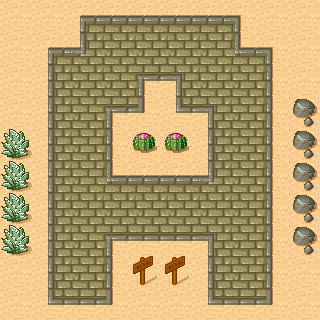

Below is a game level as drawn by its tile map, then a one-line description and the .tmx file that defines it, in full:
An orthogonal 10x10 tile map with 32x32 px tiles, 1 tile layer (Capa de Patrones 1).

<map version="1.0" orientation="orthogonal" renderorder="right-down" width="10" height="10" tilewidth="32" tileheight="32" nextobjectid="1">
 <tileset firstgid="1" name="Desert" tilewidth="32" tileheight="32" spacing="1" margin="1" tilecount="48" columns="8">
  <image source="tmw_desert_spacing.png" width="265" height="199" />
  <terraintypes>
   <terrain name="Bricks" tile="9" />
   <terrain name="Rocks" tile="33" />
   <terrain name="Dirt" tile="14" />
   <terrain name="Desert" tile="29" />
  </terraintypes>
  <tile id="0" terrain="3,3,3,0" />
  <tile id="1" terrain="3,3,0,0" />
  <tile id="2" terrain="3,3,0,3" />
  <tile id="3" terrain="2,2,2,3" />
  <tile id="4" terrain="2,2,3,2" />
  <tile id="5" terrain="3,3,3,2" />
  <tile id="6" terrain="3,3,2,2" />
  <tile id="7" terrain="3,3,2,3" />
  <tile id="8" terrain="3,0,3,0" />
  <tile id="9" terrain="0,0,0,0" />
  <tile id="10" terrain="0,3,0,3" />
  <tile id="11" terrain="2,3,2,2" />
  <tile id="12" terrain="3,2,2,2" />
  <tile id="13" terrain="3,2,3,2" />
  <tile id="14" terrain="2,2,2,2" />
  <tile id="15" terrain="2,3,2,3" />
  <tile id="16" terrain="3,0,3,3" />
  <tile id="17" terrain="0,0,3,3" />
  <tile id="18" terrain="0,3,3,3" />
  <tile id="19" terrain="0,0,0,3" />
  <tile id="20" terrain="0,0,3,0" />
  <tile id="21" terrain="3,2,3,3" />
  <tile id="22" terrain="2,2,3,3" />
  <tile id="23" terrain="2,3,3,3" />
  <tile id="24" terrain="3,3,3,1" />
  <tile id="25" terrain="3,3,1,1" />
  <tile id="26" terrain="3,3,1,3" />
  <tile id="27" terrain="0,3,0,0" />
  <tile id="28" terrain="3,0,0,0" />
  <tile id="29" terrain="3,3,3,3" />
  <tile id="32" terrain="3,1,3,1" />
  <tile id="33" terrain="1,1,1,1" />
  <tile id="34" terrain="1,3,1,3" />
  <tile id="35" terrain="1,1,1,3" />
  <tile id="36" terrain="1,1,3,1" />
  <tile id="40" terrain="3,1,3,3" />
  <tile id="41" terrain="1,1,3,3" />
  <tile id="42" terrain="1,3,3,3" />
  <tile id="43" terrain="1,3,1,1" />
  <tile id="44" terrain="3,1,1,1" />
 </tileset>
 <layer name="Capa de Patrones 1" width="10" height="10">
  <data>
   <tile gid="30" />
   <tile gid="30" />
   <tile gid="1" />
   <tile gid="2" />
   <tile gid="2" />
   <tile gid="2" />
   <tile gid="2" />
   <tile gid="3" />
   <tile gid="30" />
   <tile gid="30" />
   <tile gid="30" />
   <tile gid="1" />
   <tile gid="29" />
   <tile gid="10" />
   <tile gid="10" />
   <tile gid="10" />
   <tile gid="10" />
   <tile gid="28" />
   <tile gid="3" />
   <tile gid="30" />
   <tile gid="30" />
   <tile gid="9" />
   <tile gid="10" />
   <tile gid="10" />
   <tile gid="20" />
   <tile gid="21" />
   <tile gid="10" />
   <tile gid="10" />
   <tile gid="11" />
   <tile gid="30" />
   <tile gid="30" />
   <tile gid="9" />
   <tile gid="10" />
   <tile gid="20" />
   <tile gid="19" />
   <tile gid="17" />
   <tile gid="21" />
   <tile gid="10" />
   <tile gid="11" />
   <tile gid="32" />
   <tile gid="38" />
   <tile gid="9" />
   <tile gid="10" />
   <tile gid="11" />
   <tile gid="31" />
   <tile gid="31" />
   <tile gid="9" />
   <tile gid="10" />
   <tile gid="11" />
   <tile gid="32" />
   <tile gid="38" />
   <tile gid="9" />
   <tile gid="10" />
   <tile gid="28" />
   <tile gid="2" />
   <tile gid="2" />
   <tile gid="29" />
   <tile gid="10" />
   <tile gid="11" />
   <tile gid="32" />
   <tile gid="38" />
   <tile gid="9" />
   <tile gid="10" />
   <tile gid="10" />
   <tile gid="10" />
   <tile gid="10" />
   <tile gid="10" />
   <tile gid="10" />
   <tile gid="11" />
   <tile gid="32" />
   <tile gid="38" />
   <tile gid="9" />
   <tile gid="10" />
   <tile gid="20" />
   <tile gid="18" />
   <tile gid="18" />
   <tile gid="21" />
   <tile gid="10" />
   <tile gid="11" />
   <tile gid="32" />
   <tile gid="30" />
   <tile gid="9" />
   <tile gid="10" />
   <tile gid="11" />
   <tile gid="46" />
   <tile gid="46" />
   <tile gid="9" />
   <tile gid="10" />
   <tile gid="11" />
   <tile gid="30" />
   <tile gid="30" />
   <tile gid="17" />
   <tile gid="18" />
   <tile gid="19" />
   <tile gid="30" />
   <tile gid="30" />
   <tile gid="17" />
   <tile gid="18" />
   <tile gid="19" />
   <tile gid="30" />
  </data>
 </layer>
</map>
